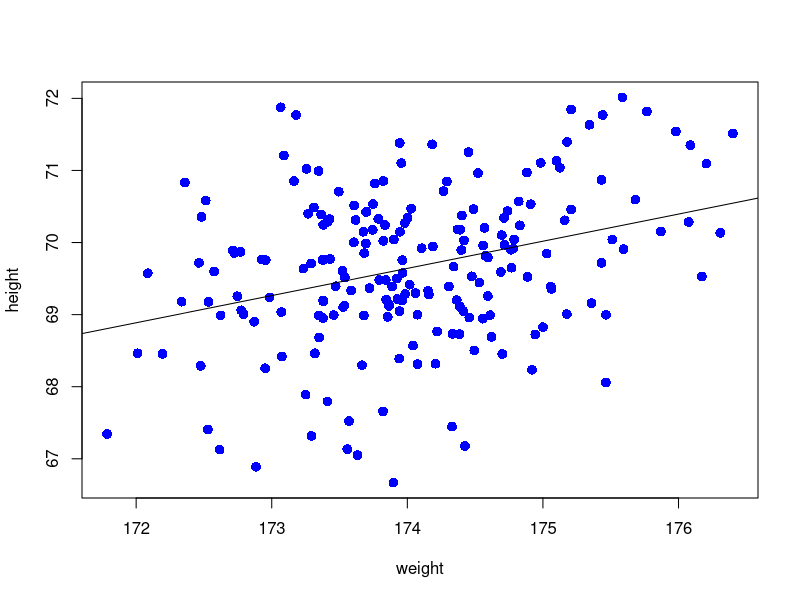
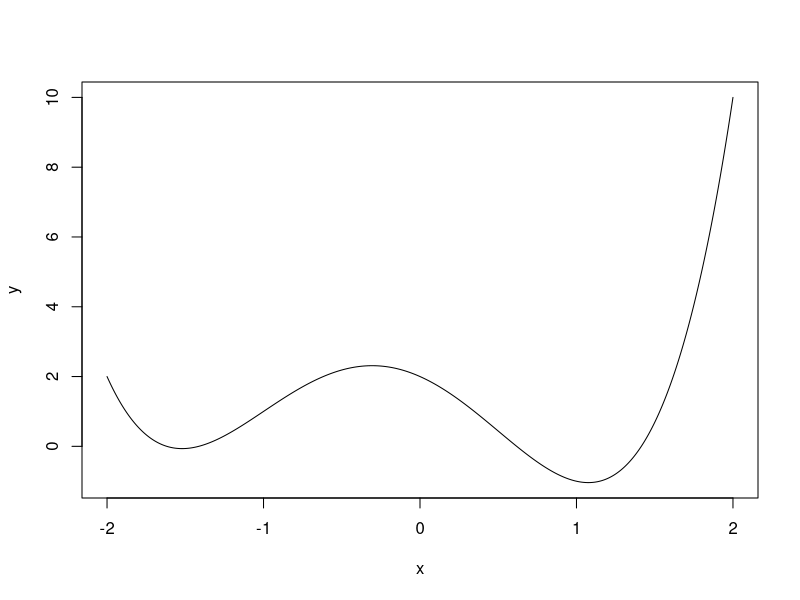

Source code (R) for these figures, in order:
library(xtable)
set.seed(1)
x = rnorm(200, 174)
a = 0.4
b = 0
epsilon = rnorm(200)
y = b + a*x + epsilon

df = data.frame(height = x, weight = y)
xtable(head(df, 10))
plot(x, y, xlab = 'weight', ylab = 'height', pch = 16, cex = 1.3, col = "blue")
lm(y ~x, data = data.frame(x = x, y = y))
abline(lm(y ~x, data = data.frame(x = x, y = y)))
df$pred =  4.0570 + 0.3769*df$height
df$error = (df$pred - df$weight)^2
sqrt(1/200*sum(df$error))
epsilon = 10^(-6)

x0 = 1 
are_close = FALSE
lr = 0.1
i = 1
fx0 = x0^2
df2 = data.frame(x0 = 1, fx0 = fx0, derivative = NA, x1 = NA, fx1 = NA, error = NA)
while(i <= 100 && !are_close){
  
  derivative = 2*x0
  x1 = x0 - lr*derivative
  fx1 = x1^2
  error = abs(fx1 - fx0)
  are_close = error < epsilon
  
  df2 = rbind(df2, data.frame(x0 = x0, fx0 = fx0,derivative = derivative,
                              x1 = x1,   fx1 = fx1, error = error))
  
  x0 = x1
  fx0 = fx1
  i = i +1 
}

xtable(df2)


pol = function(x){
  return(x^4 + x^3 -3*x^2 - 2*x + 2)
}

der = function(x){
  return(4*x^3 + 3*x^2 - 6* x - 2)
}

x = seq(-2, 2, 0.0001)
y = pol(x)

df = data.frame(x, y)
plot(x, y, type = 'l')

x0 = 2
are_close = FALSE
lr = 0.001
i = 1
fx0 = pol(x0)
df2 = data.frame(x0 = x0, fx0 = fx0, derivative = NA, x1 = NA, fx1 = NA, error = NA)
while(i <= 500 && !are_close){
  
  derivative = der(x0)
  x1 = x0 - lr*derivative
  fx1 = pol(x1)
  error = abs(fx1 - fx0)
  are_close = error < epsilon
  
  df2 = rbind(df2, data.frame(x0 = x0, fx0 = fx0,derivative = derivative,
                              x1 = x1,   fx1 = fx1, error = error))
  
  x0 = x1
  fx0 = fx1
  i = i +1 
}

tail(df2)

xtable(df2, digits= 5)






